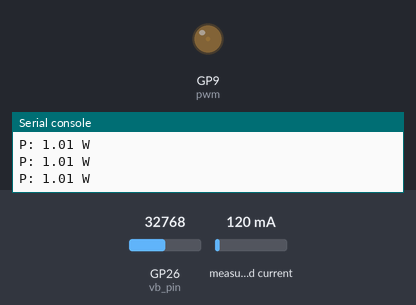
Recording of a program running on a simulated Raspberry Pi Pico running MicroPython. On the bench: output pins drawn as LEDs (lit = HIGH), the last lines printed to the serial console. Inputs (shaded band) come from the test bench; at power-on: measured current 120 mA, GP26 (vb_pin) = 32768 (analog values on the 0–65535 scale).

Above: at 1.2 s.
1.3 s: measured current set to 500 mA
At 4.0 s:
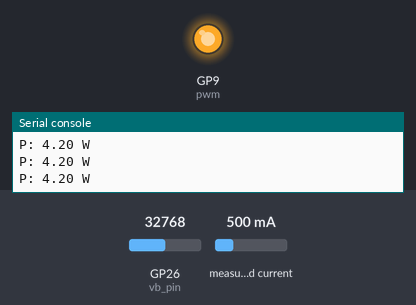
4.3 s: GP26 (vb_pin) set to 19660
At 7.1 s:
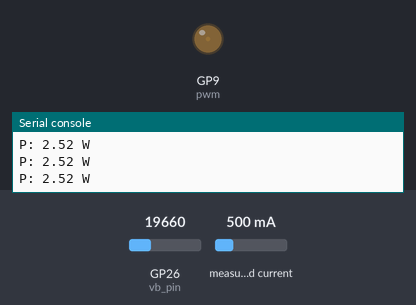
7.3 s: measured current set to 1500 mA
At 8.2 s:
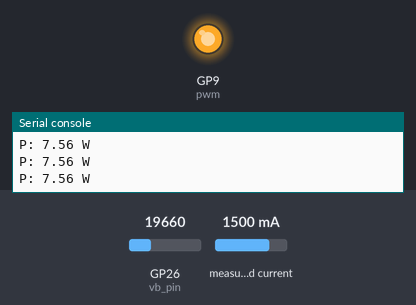
8.8 s: measured current set to 40 mA
At 11.5 s:
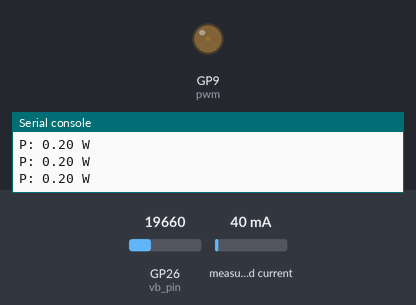
11.8 s: measured current set to 1020 mA
At 13.7 s:
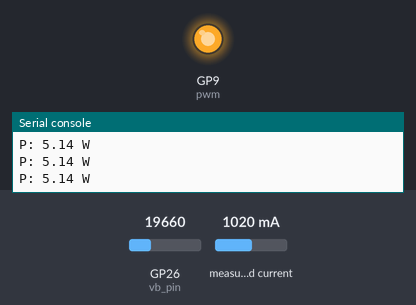
Timing chart, 0 to 14.8 s (numbered marks = the images above; inputs shaded):
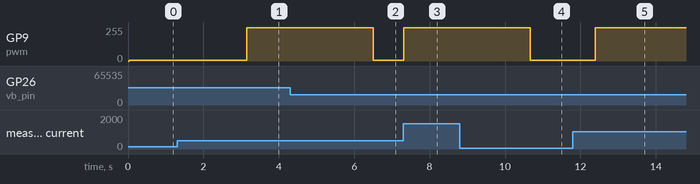

The program:

MPPT__Irradiance.py
```python
from machine import Pin, I2C, ADC, PWM, Timer
import utime

# Initialization
vb_pin = ADC(Pin(26))
ina_i2c = I2C(0, scl=Pin(1), sda=Pin(0), freq=2400000)

pwm = PWM(Pin(9))
pwm.freq(100000)
min_pwm = 1000
max_pwm = 64536
pwm_out = min_pwm

# Constants
SHUNT_OHMS = 0.10
MPP = 3

# Initialize variables
irradiance = 100
power_sum = 0
sample_count = 0
P_desired = MPP * irradiance / 100

# Basic signals to control logic flow
global timer_elapsed
timer_elapsed = 0
count = 0
first_run = 1

# PID Gains
kp = 1000
ki = 5
kd = 0

# Control variables
v_err_int = 0
previous_v_err = 0
integral_min = -5000
integral_max = 5000

# Tolerance for error
stability_threshold = 0.005
stability_samples = 10
stability_wait_time = 150

class ina219:
    # Register Locations
    REG_CONFIG = 0x00
    REG_SHUNTVOLTAGE = 0x01
    REG_BUSVOLTAGE = 0x02
    REG_POWER = 0x03
    REG_CURRENT = 0x04
    REG_CALIBRATION = 0x05

    def __init__(self, sr, address, maxi):
        self.address = address
        self.shunt = sr

    def vshunt(self):
        # Read Shunt register 1, 2 bytes
        reg_bytes = ina_i2c.readfrom_mem(self.address, self.REG_SHUNTVOLTAGE, 2)
        reg_value = int.from_bytes(reg_bytes, 'big')
        if reg_value > 2**15: #negative
            sign = -1
            for i in range(16):
                reg_value = (reg_value ^ (1 << i))
        else:
            sign = 1
        return float(reg_value) * 1e-5 * sign

    def vbus(self):
        # Read Vbus voltage
        reg_bytes = ina_i2c.readfrom_mem(self.address, self.REG_BUSVOLTAGE, 2)
        reg_value = int.from_bytes(reg_bytes, 'big') >> 3
        return float(reg_value) * 0.004

    def configure(self):
        ina_i2c.writeto_mem(self.address, self.REG_CONFIG, b'\x19\x9F') # PG = /8
        ina_i2c.writeto_mem(self.address, self.REG_CALIBRATION, b'\x00\x00')

# Function to saturate signal
def saturate(signal, upper, lower):
    return max(min(signal, upper), lower)

# This is the function executed by the loop timer, it simply sets a flag which is used to control the main loop
def tick(t):
    global timer_elapsed
    timer_elapsed = 1

# PID Controller update
def update_pid(error):
    global v_err_int, previous_v_err
    v_err_int += error
    v_err_int = saturate(v_err_int, integral_max, integral_min)
    pid_output = kp * error + ki * v_err_int + kd * (error - previous_v_err)
    previous_v_err = error
    return pid_output

# Initial setup
duty = int(min_pwm)
duty = saturate(duty, max_pwm, min_pwm)
pwm.duty_u16(duty)

# Main loop
while True:
    if first_run:
        # For the first run, set up the INA link and the loop timer settings
        ina = ina219(SHUNT_OHMS, 64, 5)
        ina.configure()
        first_run = 0
        # This starts a 1kHz timer which we use to control the execution of the control loops and sampling
        loop_timer = Timer(mode=Timer.PERIODIC, freq=1000, callback=tick)

    if timer_elapsed == 1:  # This is executed at 1kHz
        timer_elapsed = 0  # Reset the timer flag

        # Measure Vb and calculate iL
        vb = 1.015 * (12490 / 2490) * 3.3 * (vb_pin.read_u16() / 65536)  # Vb calculation
        Vshunt = ina.vshunt()
        iL = Vshunt / SHUNT_OHMS  # Current calculation

        # Calculate power output
        power_output = vb * iL

        # Calculate error between desired power and measured power output
        error = P_desired - power_output

        # Update PID controller
        pid_output = update_pid(error)

        # Adjust PWM duty cycle based on PID output
        pwm_out += int(pid_output)
        pwm_out = saturate(pwm_out, max_pwm, min_pwm)
        duty = int(65536-pwm_out) # Invert because reasons
        pwm.duty_u16(duty)

        #utime.sleep_ms(5)

        # Accumulate power for averaging
        power_sum += power_output
        sample_count += 1

        count += 1

        # every 10s
        # Check for new desired power output input and print average power every 5 seconds
        if count >= 100:
            print(f"P: {power_output:.2f} W")
            average_power = power_sum / sample_count
            #print(f"Average Power over last 5 seconds: {average_power:.2f} W")
            P_desired = round ((irradiance * MPP) / 100, 2)
            power_sum = 0  # Reset power sum
            sample_count = 0  # Reset sample count
            count = 0
```

Measured:
- after the input at 1.3 s, GP9 (pwm): 4/255 → 251/255 after 1.9 s
- after the input at 4.3 s, GP9 (pwm): 251/255 → 4/255 after 2.2 s
- after the input at 7.3 s, GP9 (pwm): 4/255 → 251/255 at once
- after the input at 8.8 s, GP9 (pwm): 251/255 → 4/255 after 1.9 s
- after the input at 11.8 s, GP9 (pwm): 4/255 → 251/255 after 0.59 s
